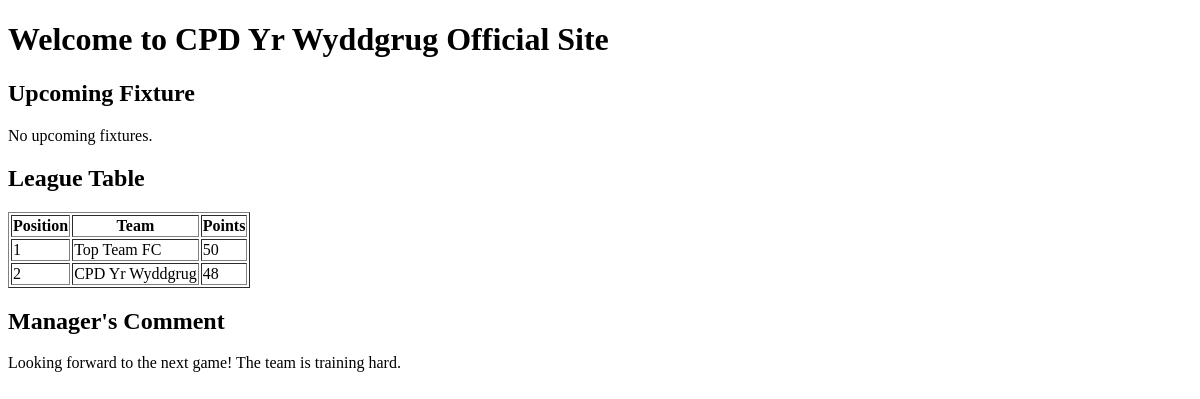
The app's page /, older data.
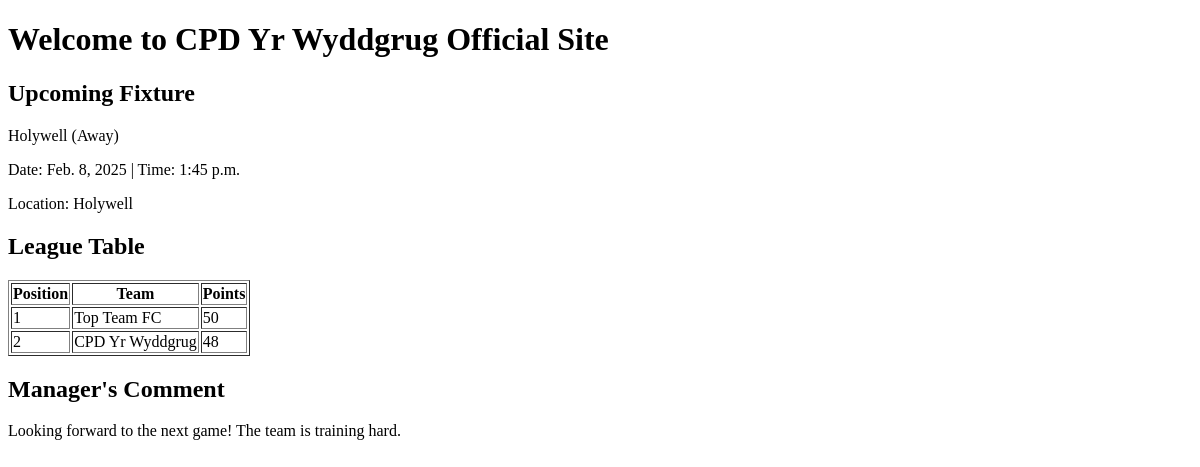
The same page, newer data.
### team/models.py (models this page shows, shortened)
class Fixture(models.Model):
    HOME_OR_AWAY = [
        ('H', 'Home'),
        ('A', 'Away'),
    ]
    opponent = models.CharField(max_length=100)  # Opposing team's name
    date = models.DateField()  # Match date
    time = models.TimeField()  # Kickoff time
    location = models.CharField(max_length=100)  # Match venue
    home_or_away = models.CharField(max_length=1, choices=HOME_OR_AWAY)  # Home/Away status
    goals_for = models.PositiveIntegerField(null=True, blank=True)  # Goals scored by CPD Yr Wyddgrug
    goals_against = models.PositiveIntegerField(null=True, blank=True)  # Goals conceded
    is_played = models.BooleanField(default=False)  # Mark if the match has been played

### team/views.py (the view)
# urls.py: path('', homepage, name='homepage'),
def homepage(request):
    team = Team.objects.first()
    upcoming_fixture = Fixture.objects.filter(is_played=False).order_by('date', 'time').first()
    league_table = [
        {"position": 1, "team": "Top Team FC", "points": 50},
        {"position": 2, "team": "CPD Yr Wyddgrug", "points": 48},  # Example standing
    ]
    managers_comment = "Looking forward to the next game! The team is training hard."
    context = {
        "team": team,
        "upcoming_fixture": upcoming_fixture,  # Now using real database data
        "league_table": league_table,
        "managers_comment": managers_comment
    }
    return render(request, "team/homepage.html", context)

### team/templates/team/homepage.html (shortened to what this page needs)
<!DOCTYPE html>
<html lang="en">
<head>
</head>
<body>
    <header>
        <h1>Welcome to CPD Yr Wyddgrug Official Site</h1>
    </header>
    <section>
        <h2>Upcoming Fixture</h2>
        {% if upcoming_fixture %}
        <p>
            {{ upcoming_fixture.opponent }}
            {% if upcoming_fixture.home_or_away == "H" %} (Home) {% else %} (Away) {% endif %}
        </p>
        <p>Date: {{ upcoming_fixture.date }} | Time: {{ upcoming_fixture.time }}</p>
        <p>Location: {{ upcoming_fixture.location }}</p>
        {% else %}
        <p>No upcoming fixtures.</p>
        {% endif %}
    </section>
    <section>
        <h2>League Table</h2>
        <table border="1">
            <tr>
                <th>Position</th>
                <th>Team</th>
                <th>Points</th>
            </tr>
            {% for team in league_table %}
            <tr>
                <td>{{ team.position }}</td>
                <td>{{ team.team }}</td>
                <td>{{ team.points }}</td>
            </tr>
            {% endfor %}
        </table>
    </section>
    <section>
        <h2>Manager's Comment</h2>
        <p>{{ managers_comment }}</p>
    </section>
</body>
</html>

Row changes from the older to the newer data that the page shows:
added Fixture: opponent "Holywell", date "Feb. 8, 2025", time "1:45 p.m.", location "Holywell"
Text that changed along with them:
text no longer shown: "No upcoming fixtures."
text now shown: "(Away) Date: | Time: Location:"
